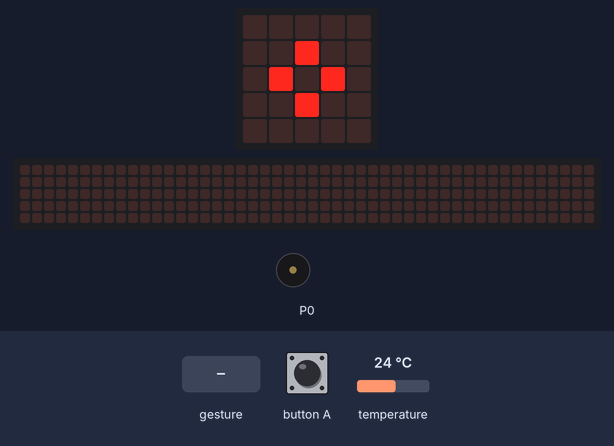
Bench run of a program on a simulated BBC micro:bit (MakeCode). Shown: the board's 5×5 LED display, a strip that is not on the board, showing the scrolling text unrolled, buzzer (waves = sounding). The test bench sets the inputs (shaded band); at power-on: temperature 24 °C. A tilt is held for 1.5 s and a shake lasts 1 s, then the board lies face up again; the 48×5 strip is a reading aid, not a part: it shows the text the display is scrolling, unrolled, one strip-width of it at a time.

Above: at 2.1 s.
At 2.8 s:
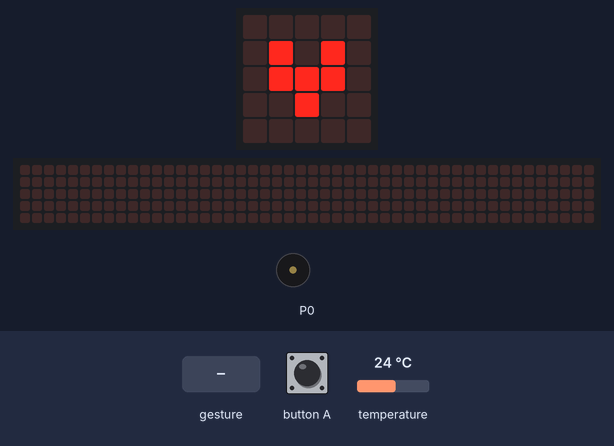
2.9 s: gesture 'shake'
At 4.8 s:
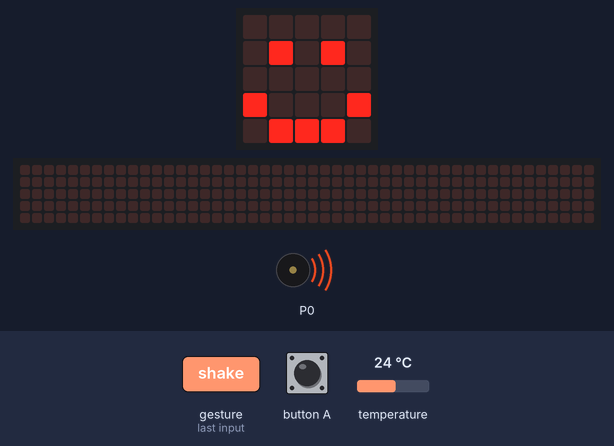
5.1 s: button A pressed for 0.15 s
5.8 s: button A pressed for 0.15 s
6.5 s: gesture 'shake'
At 12.12 s:
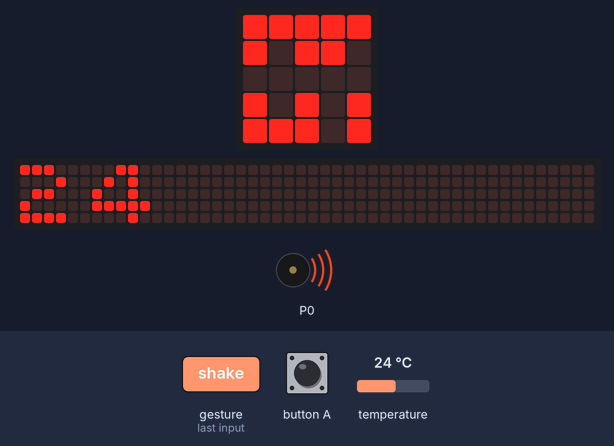
15.5 s: button A pressed for 0.15 s
At 16.27 s:
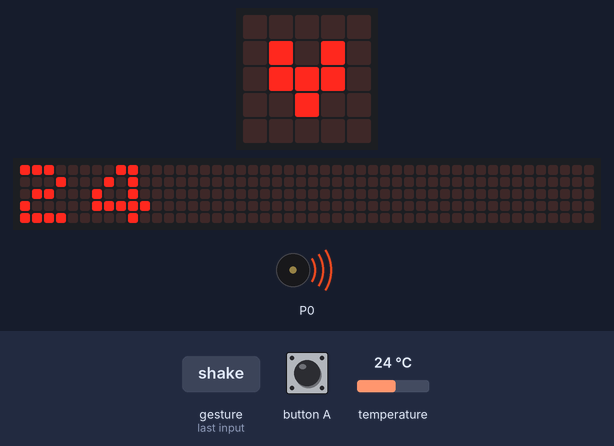
Timing chart, 0 to 20.3 s (numbered marks = the images above; inputs shaded):
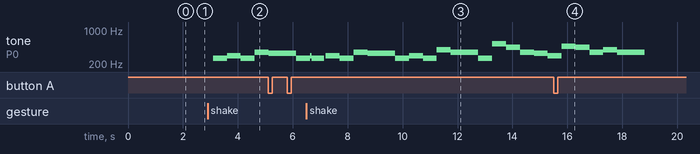

The program:

main.ts
```typescript
input.onButtonPressed(Button.A, function () {
    basic.showString("" + (input.temperature()))
})
input.onGesture(Gesture.Shake, function () {
    music.startMelody(music.builtInMelody(Melodies.Birthday), MelodyOptions.Once)
})
basic.showIcon(IconNames.House)
basic.pause(1000)
basic.forever(function () {
    basic.showLeds(`
        # . # . #
        . # # # .
        # # . # #
        . # # # .
        # . # . #
        `)
    basic.showIcon(IconNames.SmallDiamond)
    basic.showIcon(IconNames.SmallHeart)
    basic.showIcon(IconNames.Yes)
    basic.showIcon(IconNames.No)
    basic.showIcon(IconNames.Happy)
    basic.showIcon(IconNames.Sad)
    basic.showIcon(IconNames.Confused)
    basic.showIcon(IconNames.Angry)
    basic.showIcon(IconNames.Asleep)
    basic.showIcon(IconNames.Surprised)
    basic.showIcon(IconNames.Silly)
    basic.showIcon(IconNames.Fabulous)
})
```

test.ts
```typescript
// 在此处测试；当此软件包作为插件使用时，将不会编译此软件包。
```

Measured:
- after the input at 2.9 s, tone on P0: silent → 262 Hz after 0.20 s, → 294 Hz 0.51 s later, → 262 Hz 0.51 s later, → 349 Hz 0.51 s later
- after the input at 15.5 s, the display: first differs from a run without the input after 0.70 s (image 4)
- what the display in image 0 shows lasts 0.6 s, from 2.0 s to 2.6 s
